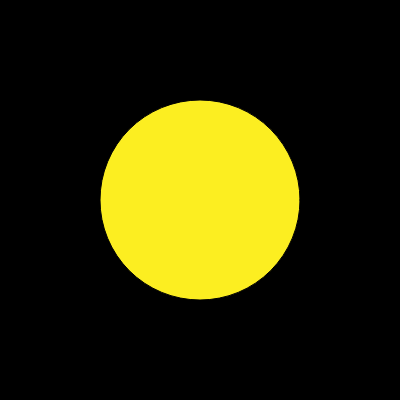
Frame 1 (no input)
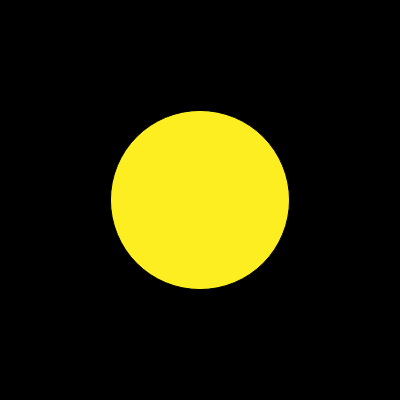
Frame 60 (no input)
Frame 120 (the mouse pressed at the canvas centre since frame 60): identical to frame 60, image omitted

The p5.js sketch that drew these frames (run headless with seeded random() and noise() and a simulated clock; from frame 60 on, the mouse is pressed at the canvas centre):

// p5.js sketch
// ── sketch.js
// Simple Harmonic Motion (Approximate Time)
// The Nature of Code
// The Coding Train / Daniel Shiffman
// https://youtu.be/oXwCVDXS2Lg
// https://thecodingtrain.com/learning/nature-of-code/3.3-angles-and-vectors.html

// Basic: https://editor.p5js.org/codingtrain/sketches/Fn1feR81W
// Approximate Time: https://editor.p5js.org/codingtrain/sketches/uGCYH4-PN
// Exact Time Exercise: https://editor.p5js.org/codingtrain/sketches/jp2B-0Wkg
// Main: https://editor.p5js.org/codingtrain/sketches/MfvyVULHT
// Yoyo: https://editor.p5js.org/codingtrain/sketches/qBhVjZ0pn
// 2-axes Exercise: https://editor.p5js.org/codingtrain/sketches/_ir7-suNG

let angle = 0;

function setup() {
  createCanvas(400, 400);
}

function draw() {
  background(0);
  translate(200, 200);
  fill(252, 238, 33);
  let r = map(sin(angle), -1, 1, 0, 200);
  circle(0, 0, r * 2);

  let increment = TWO_PI / 60;
  angle += increment;
  // console.log(frameRate());
}
